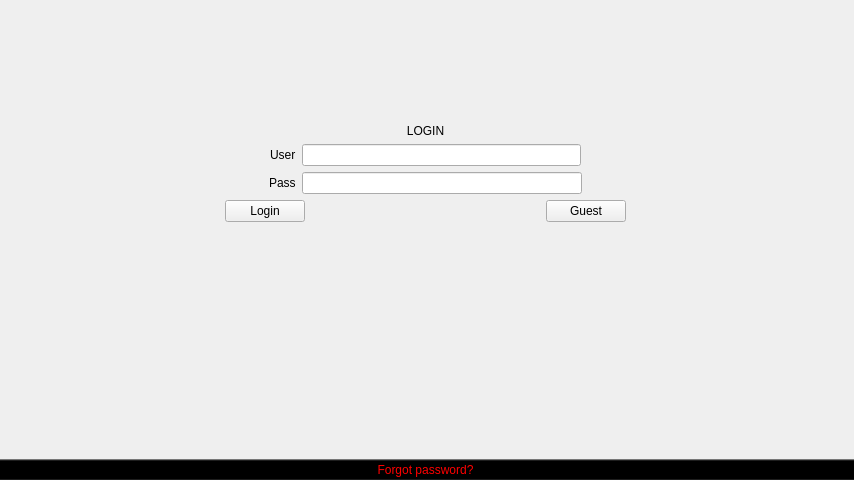
<?xml version="1.0" encoding="UTF-8"?>
<ui version="4.0">
 <class>Form</class>
 <widget class="QWidget" name="Form">
  <property name="geometry">
   <rect>
    <x>0</x>
    <y>0</y>
    <width>854</width>
    <height>480</height>
   </rect>
  </property>
  <property name="windowTitle">
   <string>Form</string>
  </property>
  <widget class="QWidget" name="verticalLayoutWidget_2">
   <property name="geometry">
    <rect>
     <x>-10</x>
     <y>-10</y>
     <width>871</width>
     <height>491</height>
    </rect>
   </property>
   <layout class="QVBoxLayout" name="parentVLayout_2">
    <item>
     <layout class="QVBoxLayout" name="parentVLayout">
      <item>
       <spacer name="verticalSpacer_2">
        <property name="orientation">
         <enum>Qt::Vertical</enum>
        </property>
        <property name="sizeHint" stdset="0">
         <size>
          <width>20</width>
          <height>128</height>
         </size>
        </property>
       </spacer>
      </item>
      <item>
       <widget class="QLabel" name="loginLabel">
        <property name="text">
         <string>LOGIN</string>
        </property>
        <property name="alignment">
         <set>Qt::AlignCenter</set>
        </property>
       </widget>
      </item>
      <item>
       <layout class="QHBoxLayout" name="userFieldHLayout">
        <item>
         <spacer name="userLeftSpacer">
          <property name="orientation">
           <enum>Qt::Horizontal</enum>
          </property>
          <property name="sizeHint" stdset="0">
           <size>
            <width>40</width>
            <height>20</height>
           </size>
          </property>
         </spacer>
        </item>
        <item>
         <widget class="QLabel" name="userLabel">
          <property name="text">
           <string>User</string>
          </property>
         </widget>
        </item>
        <item>
         <widget class="QLineEdit" name="userLineField"/>
        </item>
        <item>
         <spacer name="userRightSpacer">
          <property name="orientation">
           <enum>Qt::Horizontal</enum>
          </property>
          <property name="sizeHint" stdset="0">
           <size>
            <width>40</width>
            <height>20</height>
           </size>
          </property>
         </spacer>
        </item>
       </layout>
      </item>
      <item>
       <layout class="QHBoxLayout" name="passwordFieldHLayout">
        <item>
         <spacer name="passLeftSpacer">
          <property name="orientation">
           <enum>Qt::Horizontal</enum>
          </property>
          <property name="sizeHint" stdset="0">
           <size>
            <width>40</width>
            <height>20</height>
           </size>
          </property>
         </spacer>
        </item>
        <item>
         <widget class="QLabel" name="passLabel">
          <property name="text">
           <string>Pass</string>
          </property>
         </widget>
        </item>
        <item>
         <widget class="QLineEdit" name="passLineField">
          <property name="echoMode">
           <enum>QLineEdit::Password</enum>
          </property>
         </widget>
        </item>
        <item>
         <spacer name="passRightSpacer">
          <property name="orientation">
           <enum>Qt::Horizontal</enum>
          </property>
          <property name="sizeHint" stdset="0">
           <size>
            <width>40</width>
            <height>20</height>
           </size>
          </property>
         </spacer>
        </item>
       </layout>
      </item>
      <item>
       <layout class="QHBoxLayout" name="horizontalLayout_2">
        <item>
         <spacer name="horizontalSpacer">
          <property name="orientation">
           <enum>Qt::Horizontal</enum>
          </property>
          <property name="sizeHint" stdset="0">
           <size>
            <width>40</width>
            <height>20</height>
           </size>
          </property>
         </spacer>
        </item>
        <item>
         <widget class="QPushButton" name="loginButton">
          <property name="text">
           <string>Login</string>
          </property>
         </widget>
        </item>
        <item>
         <spacer name="horizontalSpacer_2">
          <property name="orientation">
           <enum>Qt::Horizontal</enum>
          </property>
          <property name="sizeHint" stdset="0">
           <size>
            <width>40</width>
            <height>20</height>
           </size>
          </property>
         </spacer>
        </item>
        <item>
         <widget class="QPushButton" name="guestButton">
          <property name="text">
           <string>Guest</string>
          </property>
         </widget>
        </item>
        <item>
         <spacer name="horizontalSpacer_3">
          <property name="orientation">
           <enum>Qt::Horizontal</enum>
          </property>
          <property name="sizeHint" stdset="0">
           <size>
            <width>40</width>
            <height>20</height>
           </size>
          </property>
         </spacer>
        </item>
       </layout>
      </item>
     </layout>
    </item>
    <item>
     <spacer name="verticalSpacer">
      <property name="orientation">
       <enum>Qt::Vertical</enum>
      </property>
      <property name="sizeHint" stdset="0">
       <size>
        <width>20</width>
        <height>198</height>
       </size>
      </property>
     </spacer>
    </item>
    <item>
     <widget class="QPushButton" name="forgotPassButton">
      <property name="styleSheet">
       <string notr="true">QPushButton{
	background-color: transparent;
	border-width: 0px;
	color: red;
}</string>
      </property>
      <property name="text">
       <string>Forgot password?</string>
      </property>
     </widget>
    </item>
   </layout>
  </widget>
 </widget>
 <resources/>
 <connections/>
</ui>
